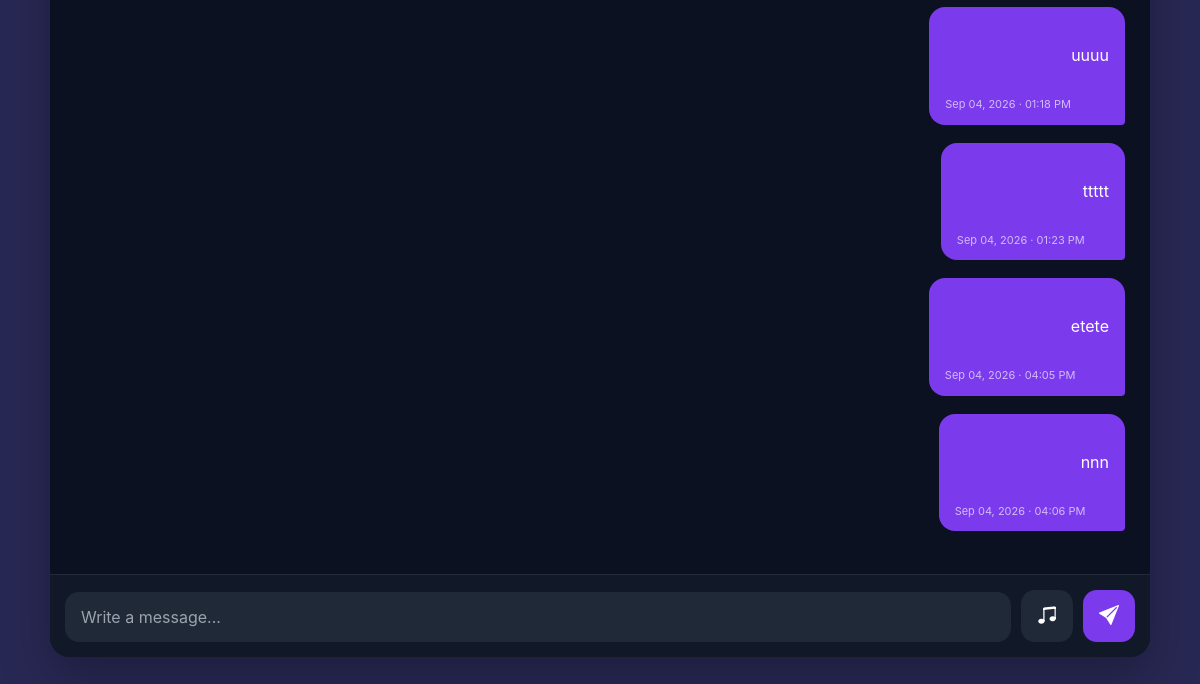
The page /chat/2/ (signed in, lower part) on the database as committed earlier.
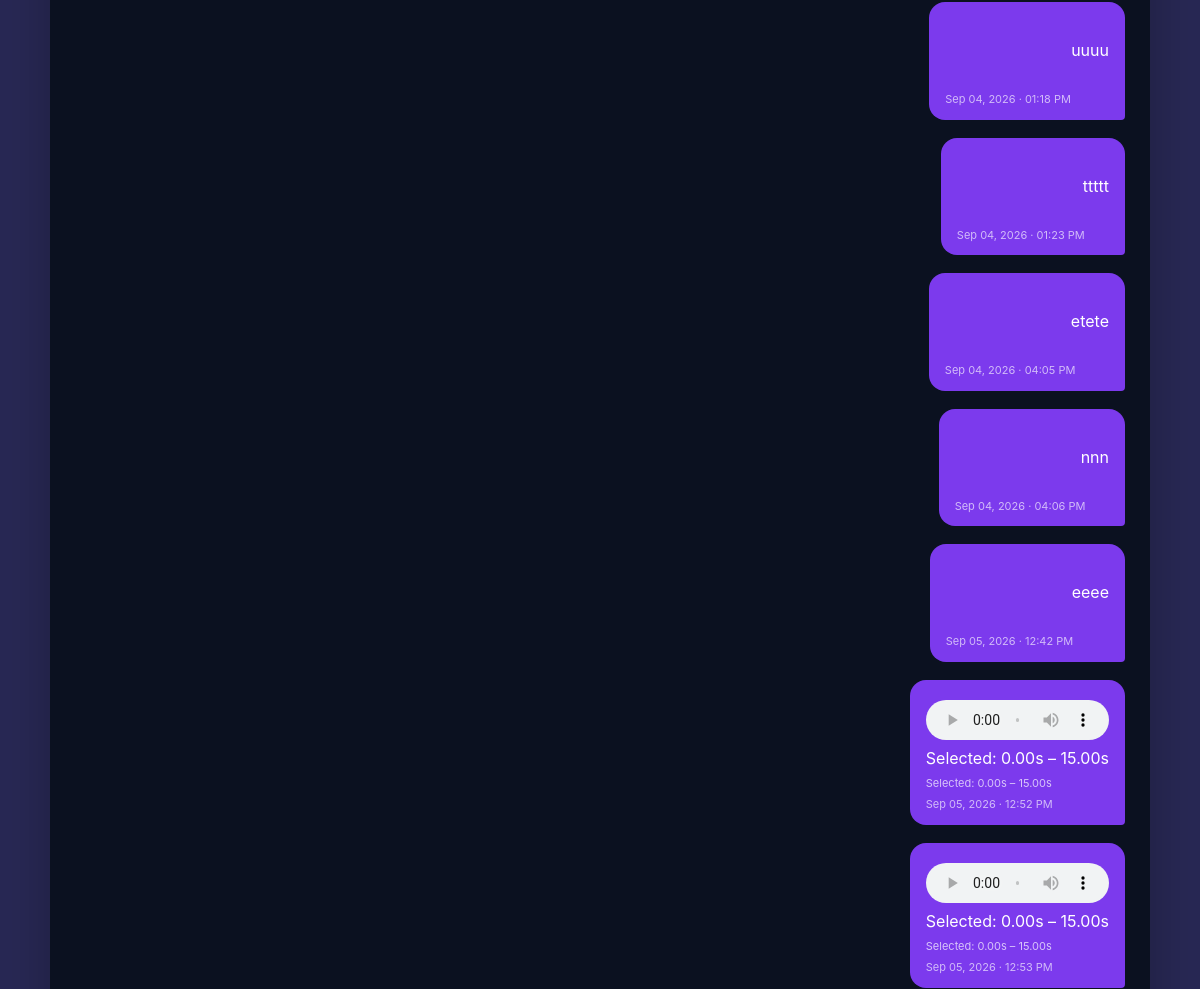
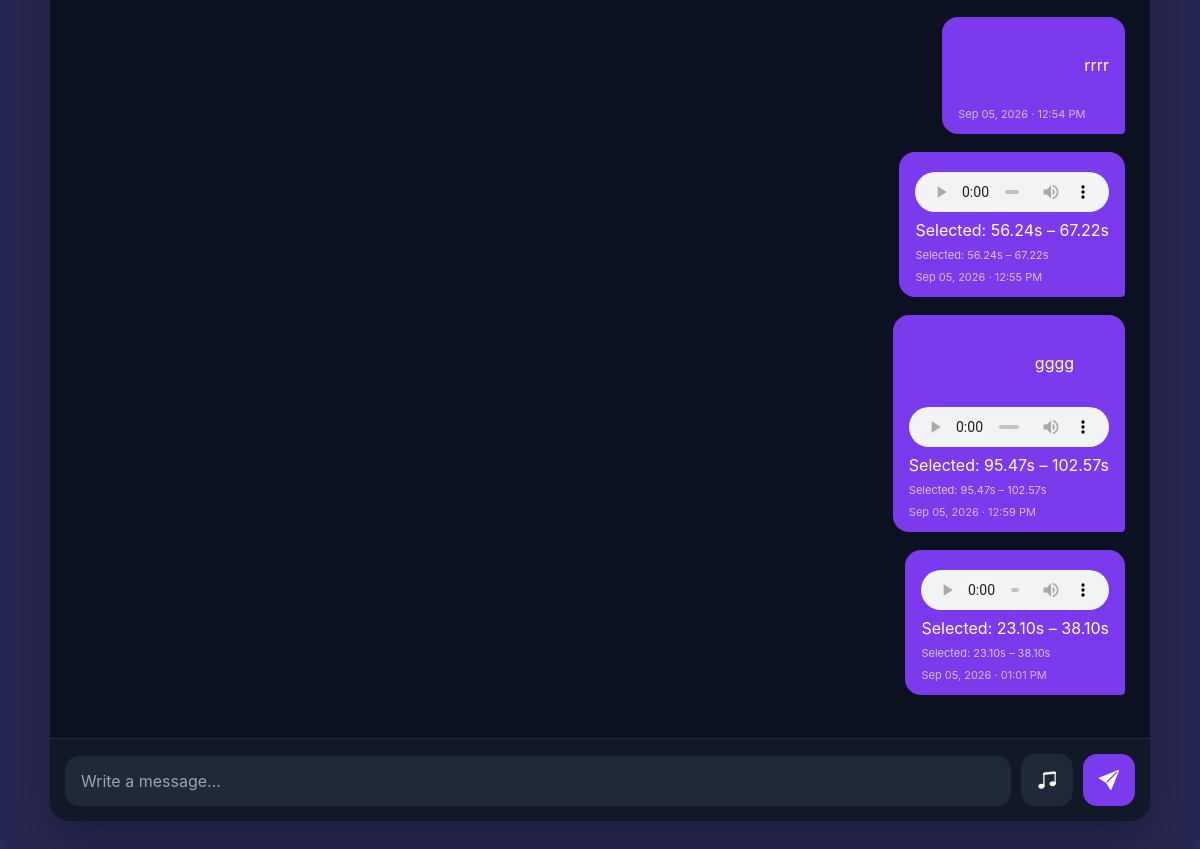
The same page on the database as committed later (2 pictures, top to bottom).
### messaging/models.py (models this page shows, shortened)
class Message(models.Model):
    conversation = models.ForeignKey(
        Conversation,
        on_delete=models.CASCADE,
        related_name="messages",
    )
    sender = models.ForeignKey(
        settings.AUTH_USER_MODEL,
        on_delete=models.CASCADE,
        related_name="sent_messages",
    )
    message = models.TextField(
        blank=True
    )
    audio = models.FileField(
        upload_to="messages/audio/%Y/%m/",
        null=True,
        blank=True,
        validators=[validate_audio_file],
    )
    audio_start = models.FloatField(
        default=0,
    )
    audio_end = models.FloatField(
        null=True,
        blank=True,
    )
    is_read = models.BooleanField(
        default=False
    )
    created_at = models.DateTimeField(
        auto_now_add=True
    )
    class Meta:
        ordering = ["created_at"]

### messaging/views.py (the view, shortened to what this page needs)
@login_required
def chat(request, collaboration_id):
    collaboration = get_object_or_404(
        Collaboration.objects.select_related(
            "artist",
            "producer",
        ),
        id=collaboration_id,
    )
    if request.user not in [
        collaboration.artist,
        collaboration.producer,
    ]:
        messages.error(
            request,
            "You do not have access to this conversation.",
        )
        return redirect("dashboard")
    conversation, created = Conversation.objects.get_or_create(
        collaboration=collaboration
    )
    conversation.messages.filter(
        is_read=False
    ).exclude(
        sender=request.user
    ).update(
        is_read=True
    )
    messages_list = (
        conversation.messages
        .select_related("sender")
        .all()
    )
    audio_messages = (
        conversation.messages
        .filter(
            audio__isnull=False
        )
        .exclude(
            audio=""
        )
        .select_related("sender")
    )
    return render(
        request,
        "messaging/chat.html",
        {
            "conversation": conversation,
            "collaboration": collaboration,
            "messages": messages_list,
            "audio_messages": audio_messages,
        },
    )

### templates/messaging/chat.html (shortened to what this page needs)
{% extends "base.html" %}
{% block content %}
<div class="container">
    <div class="chat-wrapper">
        <div class="chat-card">
            <div class="chat-body" id="chatMessages">
                {% for message in messages %}
                <div class="message-row
                        {% if message.sender == request.user %}
                            sent
                        {% else %}
                            received
                        {% endif %}">
                    <div class="message-bubble">
                        {% if message.message %}
                        <p class="message-text">
                            {{ message.message }}
                        </p>
                        {% endif %}
                        {% if message.audio %}
                        <div class="audio-message">
                            {% if message.audio %}
<div class="message-audio-player">
    <audio
        class="chat-audio"
        controls
        preload="metadata"
        src="{{ message.audio.url }}"
        data-start="{{ message.audio_start|default:0 }}"
        data-end="{{ message.audio_end|default:'' }}"
    ></audio>
    {% if message.audio_end %}
    <div class="audio-selection-time">
        Selected:
        {{ message.audio_start|floatformat:2 }}s –
        {{ message.audio_end|floatformat:2 }}s
    </div>
    {% endif %}
</div>
{% endif %}
                            {% if message.audio_start is not None %}
                            <div class="audio-range">
                                Selected:
                                {{ message.audio_start|floatformat:2 }}s
                                –
                                {{ message.audio_end|floatformat:2 }}s
                            </div>
                            {% endif %}
                        </div>
                        {% endif %}
                        <small class="message-time">
                            {{ message.created_at|date:"M d, Y · h:i A" }}
                        </small>
                    </div>
                </div>
                {% endfor %}
            </div>
            <div class="chat-input">
                <form method="POST" enctype="multipart/form-data" id="chatForm">
                    <textarea name="message" id="messageInput" rows="1" placeholder="Write a message..."></textarea>
                    <button type="button" class="music-btn" id="musicButton">
                        <i class="bi bi-music-note-beamed"></i>
                    </button>
                    <button type="submit" class="send-btn">
                        <i class="bi bi-send-fill"></i>
                    </button>
                </form>
            </div>
        </div>
    </div>
</div>
{% endblock %}

Rows that differ between the two databases and show on the page:
added Message: message "eeee", created_at "Sep 05, 2026 · 12:42 PM"
added Message: audio_start "0.00", audio_end "15.00", created_at "Sep 05, 2026 · 12:52 PM"
added Message: audio_start "0.00", audio_end "15.00", created_at "Sep 05, 2026 · 12:53 PM"
added Message: message "rrrr", created_at "Sep 05, 2026 · 12:54 PM"
added Message: audio_start "56.24", audio_end "67.22", created_at "Sep 05, 2026 · 12:55 PM"
added Message: message "gggg", audio_start "95.47", audio_end "102.57", created_at "Sep 05, 2026 · 12:59 PM"
added Message: audio_start "23.10", audio_end "38.10", created_at "Sep 05, 2026 · 01:01 PM"
